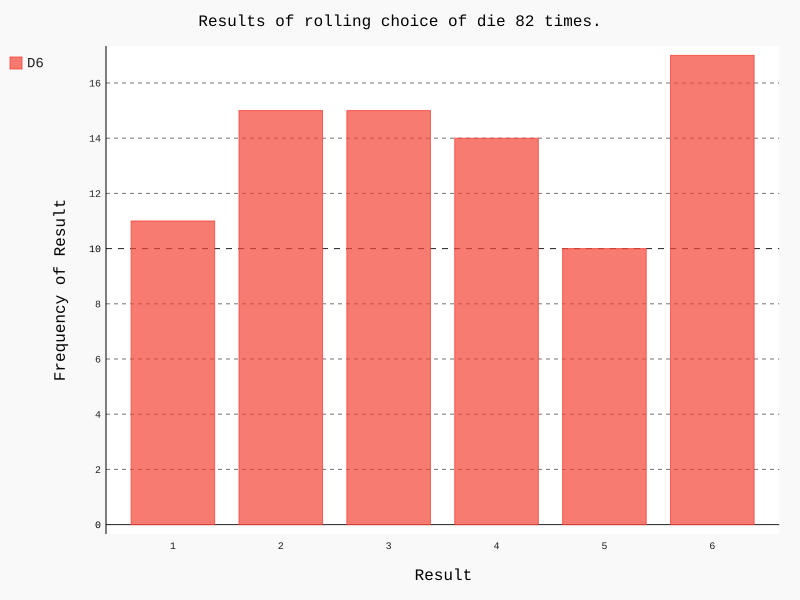

The script that drew this image:
import pygal
from die import Die

# Create dice
num_sides = int(input("How many sides do you want your die? "))
num_rolls = int(input("How many rolls do you want analyzed? "))

die = Die(num_sides)

xaxis = []
for i in range(1, num_sides + 1):
    xaxis.append(i)

# Make some rolls, and store results in a list
results = []
for roll_num in range(num_rolls):
    result = die.roll()
    results.append(result)

# Analyze the results
frequencies = []
for value in range(1, die.num_sides + 1):
    frequency = results.count(value)
    frequencies.append(frequency)

# Visualize the results
hist = pygal.Bar()

hist.title = f"Results of rolling choice of die {num_rolls} times."
hist.x_labels = xaxis
hist.x_title = "Result"
hist.y_title = "Frequency of Result"

hist.add(f'D{die.num_sides}', frequencies)
hist.render_to_file('dice_visual.svg')
